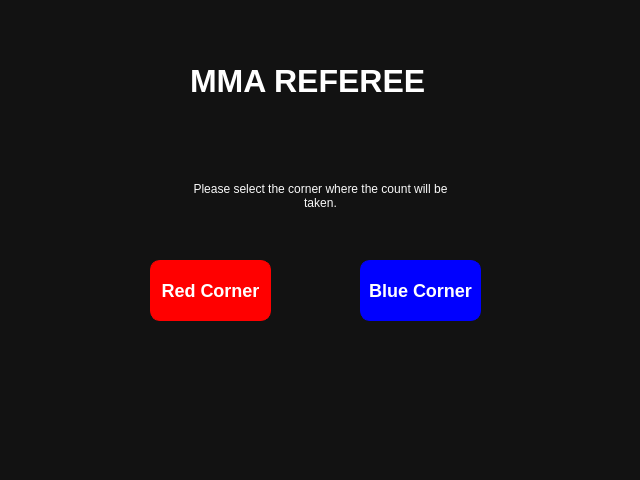
<?xml version="1.0" encoding="UTF-8"?>
<ui version="4.0">
 <class>CornerSelectionDialog</class>
 <widget class="QDialog" name="CornerSelectionDialog">
  <property name="geometry">
   <rect>
    <x>0</x>
    <y>0</y>
    <width>640</width>
    <height>480</height>
   </rect>
  </property>
  <property name="sizePolicy">
   <sizepolicy hsizetype="Fixed" vsizetype="Fixed">
    <horstretch>0</horstretch>
    <verstretch>0</verstretch>
   </sizepolicy>
  </property>
  <property name="maximumSize">
   <size>
    <width>640</width>
    <height>480</height>
   </size>
  </property>
  <property name="windowTitle">
   <string>Select Corner</string>
  </property>
  <property name="styleSheet">
   <string notr="true">background-color: #121212
</string>
  </property>
  <widget class="QPushButton" name="redButton">
   <property name="geometry">
    <rect>
     <x>150</x>
     <y>260</y>
     <width>121</width>
     <height>61</height>
    </rect>
   </property>
   <property name="cursor">
    <cursorShape>PointingHandCursor</cursorShape>
   </property>
   <property name="styleSheet">
    <string notr="true">background-color: red;
color: white;
font-weight: bold;
font-size: 18px;
border: 1px solid red;
border-radius: 10px;</string>
   </property>
   <property name="text">
    <string>Red Corner</string>
   </property>
  </widget>
  <widget class="QPushButton" name="blueButton">
   <property name="geometry">
    <rect>
     <x>360</x>
     <y>260</y>
     <width>121</width>
     <height>61</height>
    </rect>
   </property>
   <property name="maximumSize">
    <size>
     <width>640</width>
     <height>16777215</height>
    </size>
   </property>
   <property name="cursor">
    <cursorShape>PointingHandCursor</cursorShape>
   </property>
   <property name="styleSheet">
    <string notr="true">background-color: blue;
color: white;
font-weight: bold;
font-size: 18px;
border: 1px solid blue;
border-radius: 10px;</string>
   </property>
   <property name="text">
    <string>Blue Corner</string>
   </property>
  </widget>
  <widget class="QLabel" name="appMainTitle">
   <property name="geometry">
    <rect>
     <x>190</x>
     <y>50</y>
     <width>261</width>
     <height>61</height>
    </rect>
   </property>
   <property name="styleSheet">
    <string notr="true">color: white;
font-weight: bold;
font-size: 32px;
qproperty-alignment: 'AlignCenter'; 
background-color: #121212;</string>
   </property>
   <property name="text">
    <string>MMA REFEREE</string>
   </property>
  </widget>
  <widget class="QLabel" name="label">
   <property name="geometry">
    <rect>
     <x>190</x>
     <y>160</y>
     <width>261</width>
     <height>71</height>
    </rect>
   </property>
   <property name="styleSheet">
    <string notr="true">color: #fafafa;
background-color: #121212;</string>
   </property>
   <property name="text">
    <string>Please select the corner where the count will be taken.</string>
   </property>
   <property name="alignment">
    <set>Qt::AlignmentFlag::AlignCenter</set>
   </property>
   <property name="wordWrap">
    <bool>true</bool>
   </property>
  </widget>
 </widget>
 <resources/>
 <connections/>
</ui>
